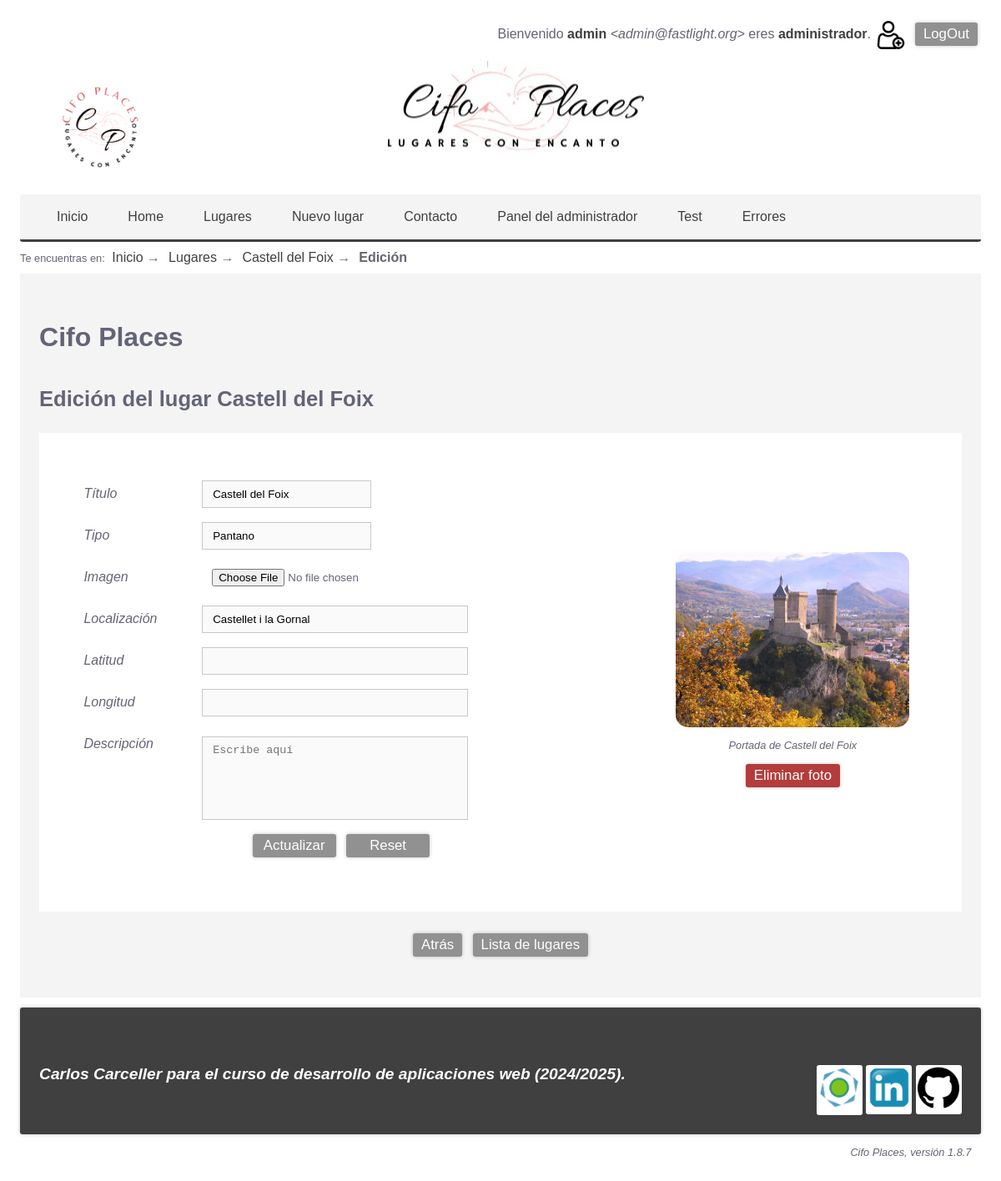
Page /Place/edit/1 (signed in) on the committed database.
### tables this page shows
CREATE TABLE places(
	id INT PRIMARY KEY auto_increment,
    name VARCHAR(128) NOT NULL,
    type VARCHAR(128) NOT NULL,
    location VARCHAR(128) NOT NULL,
    description TEXT,
    mainpicture VARCHAR(128) NOT NULL,
    iduser INT NULL,
    latitude DOUBLE NULL DEFAULT NULL,
    longitude DOUBLE NULL DEFAULT NULL,
    created_at TIMESTAMP DEFAULT CURRENT_TIMESTAMP,
    updated_at TIMESTAMP NULL DEFAULT NULL ON UPDATE CURRENT_TIMESTAMP,
    
    FOREIGN KEY(iduser) REFERENCES users(id) 
		ON UPDATE CASCADE ON DELETE SET NULL
);

### app/libraries/View.php (called while the page is built, shortened)
<?php
class View{
    private string $name;
    public function __construct(
        string $name      = '',
        array $parameters = []
    ){
        $this->name       = $name;
    }
    public function load(){
        $template = new (TEMPLATE);
        try{
            @require VIEWS_FOLDER."/$this->name.php";
        }catch(Throwable $e){
            $message = DEBUG ?
            "<p>ERROR en la vista <b>".VIEWS_FOLDER."/$this->name.php</b>.</p>
             <p>INFORMACIÓN ADICIONAL: ".$e->getMessage()."</p>" :
             "Error al cargar la página.";
             throw new ViewException($message);
        }
    }
}

### app/http/ViewResponse.php (called while the page is built, shortened)
<?php
class ViewResponse extends Response{
    protected View $view;
    public function __construct(
        string $name,
        array $params       = [],
        int $httpCode       = 200,
        string $status      = 'OK'
    ){
        $this->view = new View($name, $params);
    }
    public function send(){
        $this->view->load();
        die();
    }
}

### public/index.php (called while the page is built, shortened)
<?php
require '../app/autoload.php';
require '../app/helpers/helpers.php';
try{
    switch(strtoupper(APP_TYPE)){
        case 'WEB' :  $response = (new App())->boot();
                      break;
    }
    $response->send();
}catch(Throwable $t){
    $mensaje = DEBUG ?
        'ERROR en el proceso de arranque: '.$t :
        'Se produjo un error, contacte con el administrador '.ADMIN_EMAIL.' si es necesario.';
    abort(500, 'INTERNAL SERVER ERROR', $mensaje, $t)->send();
}

### app/autoload.php (called while the page is built, shortened)
<?php
    function load(string $clase){
        foreach(AUTOLOAD_DIRECTORIES as $directorio){
           $ruta="$directorio/$clase.php";
           if(is_readable($ruta)){
                break;
           }
        }
    }

### app/libraries/Login.php (called while the page is built, shortened)
<?php
class Login{
    private static ?Authenticable $activeUser = NULL;
    public static function init(){
        self::$activeUser = Session::get('user') ??  NULL;
    }
	public static function user():?Authenticable{
	    return self::$activeUser;
	}
	public static function check():bool{
	    return !empty(self::user());
	}
	public static function guest():bool{
	    return empty(self::user());
	}
	public static function isAdmin(string $adminRole = 'ROLE_ADMIN'):bool{
	    return self::$activeUser && self::$activeUser->hasRole($adminRole);
	}
	public static function oneRole(array $roles):bool{
	    return self::user() && self::user()->oneRole($roles);
    }
}

### app/interfaces/Authorizable.php (called while the page is built, shortened)
<?php
    trait Authorizable{
        public function hasRole(string $role):bool{
            return in_array($role, $this->roles);
        }
        public function oneRole(array $roles):bool{
            foreach($roles as $role)
                if($this->hasRole($role))
                    return true;
             return false;
        }
        public function isAdmin(string $adminRole = 'ROLE_ADMIN'):bool{
            return $this->hasRole($adminRole);
        }
    }

### mvc/models/Model.php (called while the page is built, shortened)
<?php
abstract class Model{
    public static function getTable():string{
        return get_called_class()::$table ?? strtolower(get_called_class()).'s';
    }
    protected static function getJsonFields():array{
        return get_called_class()::$jsonFields ?? [];
    }
    public function parseJsonFields():object{
        $properties = self::getJsonFields();
        return $this;
    }
    public static function find(int $id = 0):?object{
        $table = self::getTable();
        $query = "SELECT * FROM $table WHERE id=$id";
        $entity = (DB_CLASS)::select($query, get_called_class());
        if($entity)
            $entity->parseJsonFields();
        return $entity;
    }
    public static function findOrFail(
        int $id = 0,
        ?string $message = NULL
    ):object{
        $entity = get_called_class()::find($id);
        return $entity;
    }
    public function belongsTo(
        string $related,
        string $foreignKey = null,
        string $ownerKey = 'id'
    ):?object{
        $tabla = $related::$table ?? strtolower($related).'s';
        $foreignKey = $foreignKey ?? 'id'.strtolower($related);
        $consulta="SELECT * FROM $tabla WHERE $ownerKey = ".($this->$foreignKey ?? 'NULL');
        $entity = (DB_CLASS)::select($consulta, $related);
        if($entity)
            $entity->parseJsonFields();
        return $entity;
    }
}

### app/libraries/DBMysqli.php (called while the page is built, shortened)
<?php
class DBMysqli extends DB{
    private static $conexion = null;
    public static function get():object{
        if(!self::$conexion){
            try{
                self::$conexion = @new mysqli(DB_HOST, DB_USER, DB_PASS, DB_NAME, DB_PORT);
            }catch(Throwable $e){
                $message = "No se pudo conectar con la Base de datos. ";
                if(DEBUG)
                    $message .= "Revisa la configuración: ".DB_HOST.', '.DB_USER.', *******, '.DB_NAME.', '.DB_PORT;
                throw new DatabaseException($message);
            }
        }
        return self::$conexion;
    }
    public static function query(string $consulta){
        try{
            $resultado = self::get()->query($consulta);
            return $resultado;
        }catch(Throwable $e){
            if(DEBUG){
                $mensaje = "<p>ERROR EN LA CONSULTA:</p>";
                $mensaje .= "<p><b>$consulta</b></p>";
                $mensaje .= "<p>".self::get()->error."</p>";
                throw new SQLException($mensaje);
            }else
                throw new SQLException('ERROR al realizar la operación sobre la base de datos.');
        }
    }
    public static function select(
        string $consulta,
        string $class = 'stdClass'
    ):?object{
        $resultado = self::query($consulta);
        $objeto = $resultado->fetch_object($class);
        return $objeto;
    }
}

### mvc/controllers/PlaceController.php (called while the page is built, shortened)
<?php
class PlaceController extends Controller{
    public function edit(int $id=0){
        $place = Place::findOrFail($id, "No se encontró el lugar.");
        $user = $place->belongsTo('User');
        return view('place/edit',[
            'place' => $place,
            'user'  => $user
        ]);
    }
}

### app/core/App.php (called while the page is built, shortened)
<?php
class App extends Kernel{
    public function boot():Response{
        try{
            $url = request()->get('url') ?? NULL;
            $url = $url ? explode('/', rtrim($url, '/')) : [];
            $controller = empty($url[0]) ?
                DEFAULT_CONTROLLER :
                ucfirst(strtolower(array_shift($url))).'Controller';
            $method = empty($url[0]) ?
                DEFAULT_METHOD :
                strtolower(array_shift($url));
            $controllerInstance = new $controller();
            return $controllerInstance->$method(...$url);
        }catch(NotIdentifiedException $e){
            Session::set('_pending_operation', '/'.request()->get('url'));
            return redirect('/Login');
        }catch(Throwable $t){
            $mensaje = DEBUG ?
                (new DebugInformation($t, $controller, $method, $url))->toHtml() :
                "No se pudo realizar la operación solicitada.";
            if(LOG_ERRORS)
                Log::addMessage(ERROR_LOG_FILE, get_class($t), $t->getMessage());
            if(DB_ERRORS)
                AppError::new(get_class($t), $t->getMessage());
            return abort(500, 'INTERNAL SERVER ERROR', $mensaje, $t);
        }
    }
}

### app/http/Request.php (called while the page is built, shortened)
<?php
class Request{
    private static ?Request $request = null;
    public function __construct(){
        $this->previousInputs = Session::get('flashed_input') ?? [];
    }
    public static function createFromGlobals(){
        self::$request = new self();
        return self::$request;
    }
    public static function retrieve():Request{
        return self::$request;
    }
    public function get(
        string $name
    ): ?string{
        $data = filter_input(INPUT_GET, $name, FILTER_SANITIZE_SPECIAL_CHARS);
        return trim($data);
    }
}

### app/helpers/helpers.php (called while the page is built, shortened)
<?php
function request(){
    return Request::retrieve();
}
function old(string $inputName, string $dbValue = NULL):string{
    return request()->previousInputs[$inputName] ?? $dbValue ?? '';
}

### app/libraries/Session.php (called while the page is built, shortened)
<?php
class Session{
    public static function get(string $name){
        return $_SESSION[$name] ?? NULL;
    }
}

### mvc/views/place/edit.php (the view, shortened to what this page needs)
 <!DOCTYPE html>
<html lang="es">
	<head>
		<?= $template->css() ?>
	</head>
	<body>
		<?= $template->login() ?>
		<?= $template->header("Edición del lugar $place->name") ?>
		<?= $template->menu() ?>
		<?= $template->breadCrumbs([
		    'Lugares'=>'/place/list',
		    $place->name=>"/Place/show/$place->id",
		    'Edición'=>NULL
		]) ?>
		<main>
			<?php if(Login::user()->id == $user->id || Login::isAdmin()) {?>
    		<h1><?= APP_NAME ?></h1>
    		<h2>Edición del lugar <?= $place->name?></h2>
    		<section class="flex-container gap2">
    		<form method="POST" action="/Place/update" class="flex2 no-border" enctype="multipart/form-data">
					<label>Título</label>
					<input type="text" name="name" value="<?=old('name',$place->name )?>">
					<br>
					<label>Tipo</label>
					<input type="text" name="type" value="<?=old('type',$place->type)?>">
					<br>
					<label>Imagen</label>
					<input type="file" name="mainpicture" accept="image/*" id="file-with-preview">
					<br>
					<label>Localización</label>
					<input type="text" name="location" class="w50" value="<?=old('location',$place->location)?>">
					<br>
					<label>Latitud</label>
					<input type="number" name="latitude" class="w50" value="<?=old('latitude',$place->latitude)?>">
					<br>
					<label>Longitud</label>
					<input type="number" name="longitude" class="w50" value="<?=old('longitude',$place->longitude)?>">
					<br>
					<label>Descripción</label>
					<textarea name="description" placeholder="Escribe aquí" class="w50"><?=old('text', $place->text)?></textarea>
					<br>
    			<div class="centrado my2">
    				<input type="submit" class="button" name="actualizar" value="Actualizar">
    				<input type="reset" class="button" value="Reset">
    			</div>
    		</form>
    		<figure class="flex1 centrado p2">
    			<img src="<?=FOTO_IMAGE_FOLDER.'/'.($place->mainpicture ?? DEFAULT_FOTO_IMAGE)?>"
    				class="cover" id="preview-image" alt="Previsualización de la imagen">
    			<figcaption>Portada de <?="$place->name"?></figcaption>
    			<?php if($place->mainpicture) {?>
    			<form method="POST" action="/Place/dropcover" class="no-border">
    				<input type="submit" class="button-danger" name="borrar" value="Eliminar foto">
    			</form>
    			<?php } ?>
    		</figure>
    		</section>
			<div class="centrado my2">
				<a class="button" onclick="history.back()">Atrás</a>
				<a class="button" href="/Place/list">Lista de lugares</a>
			</div>
			<?php }?>
		</main>
		<?= $template->footer() ?>
		<?= $template->version() ?>
	</body>
</html>

### public/css/base.css (style rules this page uses)
:root { --primary-bg-color: rgb(60, 100, 160); --primary-font-color: rgb(255, 255, 255); --primary-soft-color: rgb(120, 160, 220); --secondary-bg-color: rgb(60, 160, 100); --secondary-font-color: rgb(255, 255, 255); --secondary-soft-color: rgb(100, 200, 140); --shadow-color: rgba(60, 60, 60, 0.3); --font-shadow-color: rgba(0, 0, 0, 0.3); --bg-color: white; --font-color: rgb(100, 100, 120); --border-color: rgb(200, 200, 200); --a-color: rgb(60, 100, 180); --main-bg-color: rgb(250, 250, 253); --th-bg-color: rgb(60, 100, 160); --th-font-color: rgb(255, 255, 255); --td-odd-bg-color: rgb(255, 255, 255); --td-even-bg-color: rgb(245, 245, 250); --tfoot-bg-color: rgb(160, 180, 220); --tfoot-font-color: rgb(255, 255, 255); --form-bg-color: rgb(255, 255, 255); --input-bg-color: rgb(250, 250, 250); --footer-bg-color: rgba(255, 255, 255, 0.85); --modal-bg-color: rgba(120, 120, 120, 0.85); --success-bg-color: rgb(180, 250, 180); --success-font-color: #363; --success-btn-color: rgb(60, 180, 60); --success-btn-hover-color: rgb(110, 250, 110); --warning-bg-color: rgb(250, 250, 180); --warning-font-color: rgb(150, 120, 0); --warning-btn-color: rgb(220, 210, 10); --warning-btn-hover-color: rgb(230, 230, 80); --danger-bg-color: rgb(250, 180, 180); --danger-font-color: #753; --danger-btn-color: rgb(180, 60, 60); --danger-btn-hover-color: rgb(250, 120, 120); --code-color: rgb(50, 50, 200); --min-width: 280px; }
* { box-sizing: border-box; margin: 0; padding: 0; }
.flex-container { display: flex; align-items: center; justify-content: space-between; gap: 20px; }
.flex-container>section, .flex-container>div, .flex-container>figure { min-width: var(--min-width); }
.flex1 { flex:1 }
.flex2 { flex:2 }
.gap2 { gap: 2% }
.centrado, .centered { text-align: center }
.p2 { padding: 2% }
.my2 { margin-top: 2%; margin-bottom: 2% }
.w50 { width: 50% }
h1, h2, h3 { margin-top: 1.10em; margin-bottom: 0.9em; }
h1 { font-size: 2em; }
h2 { font-size: 1.6em; }
h2, h3 { margin: 1.6em 0 1em; padding: 0; }
a { text-decoration: none; cursor: pointer; color: #404040; }
.no-border { border: none !important }
.button, .button-light, .button-success, .button-warning, .button-danger { display: inline-block; white-space: nowrap; color: white; font: caption; font-size: 1.05em; padding: 4px 10px; margin: 4px; border: none; border-radius: 3px; cursor: pointer; box-shadow: 0 0px 4px var(--shadow-color); }
.button { background:rgb(145, 145, 145); }
.button-danger, .button-error { background-color: var(--danger-btn-color); }
figure { text-align: center; padding: 2%; }
figure img { width: 96%; border-radius: 15px; }
figcaption { font-size: 0.8rem; font-style: italic; }
.flex2 { border-radius: 3px; }
.cover { width: 100%; max-width: 280px; max-height: 400px; margin: 10px; }
form { padding: 2%; margin: 5px auto; min-width: var(--min-width); }
form.no-border { border: none; box-shadow: none; }
label { display: inline-block; width: 20%; min-width: 90px; margin: 1rem 10px; font-style: italic; }
input, select, textarea { padding: 8px 12px; min-width: 100px; background-color: var(--input-bg-color); border: solid 1px var(--border-color); }
input[type="file"] { background-color: transparent; border: none; }
textarea { vertical-align: text-top; resize: none; min-width: var(--min-width); min-height: 100px; }
html { background-color: var(--bg-color); }
body { color: var(--font-color); padding: 10px 2%; font-family: arial, verdana, helvetica; width: 100%; margin: 0px auto 20px auto; }
section { background-color: var(--bg-color); padding: 2%; margin: 2% 0%; }
main { padding: 2%; margin: 0 0 1%; background-color: #f4f4f4; }

### public/css/base_phone.css (style rules this page uses)
.w50, .w75, .w100 { width: 100% }
body { margin: 0; padding: 0; width: 100%; }

### public/css/base_printer.css (style rules this page uses)
* { color: #006 !important; border:none; }
main .flex-container { display: initial; }
body { width: 100%; border:none; box-shadow: none; margin: 0px; padding: 0px; }
main { border: none; padding: 0px; }

### rows in the picture
places: name "Castell del Foix", type "Pantano", location "Castellet i la Gornal", mainpicture (picture)

### other values in the picture
$user->displayname "admin"
$user->email "admin@fastlight.org"
$miga "Inicio"
$miga "Lugares"
$miga "Castell del Foix"
$miga "Edición"
APP_NAME "Cifo Places"
